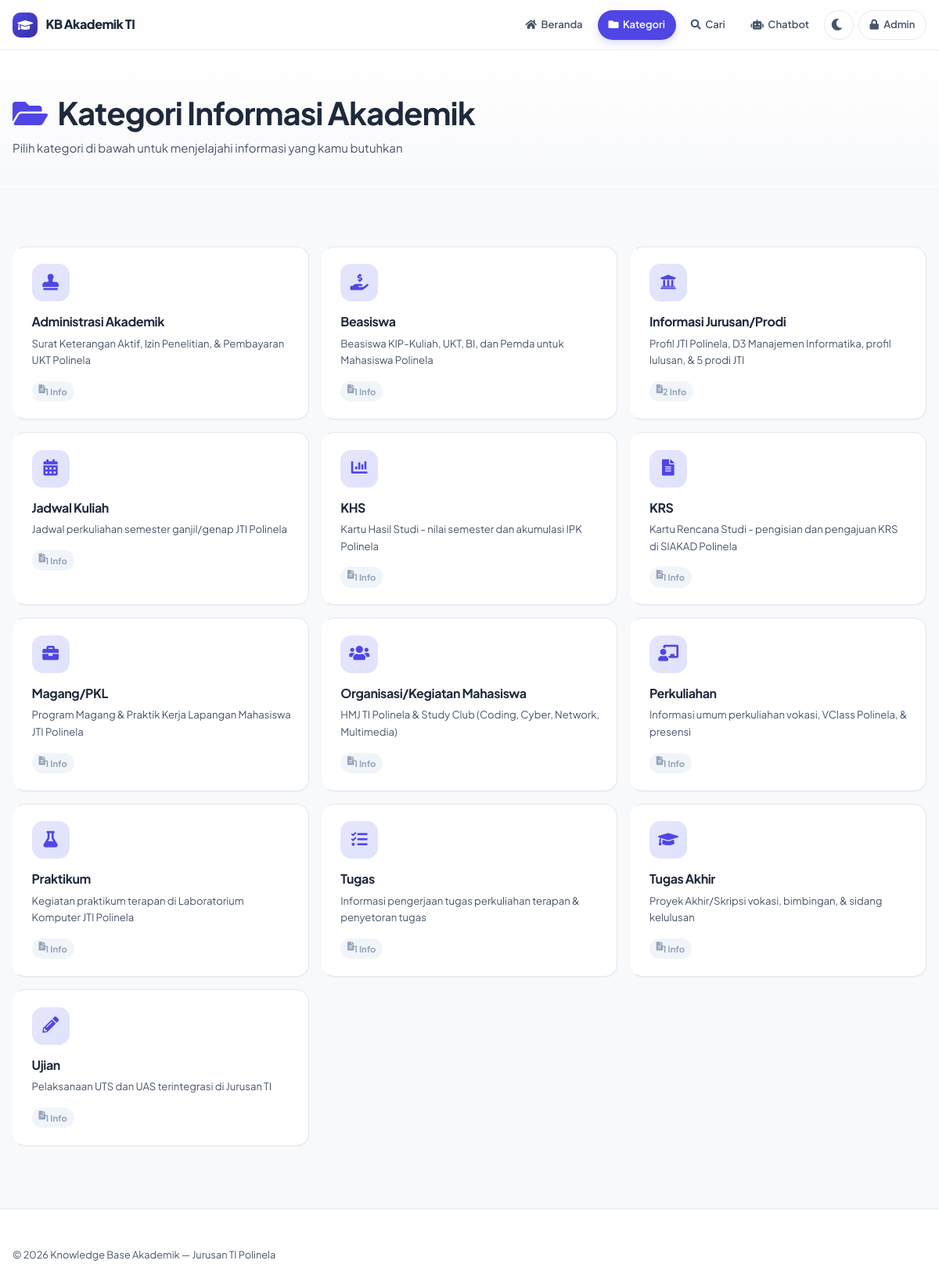
Page /pages/categories.php on the committed database.
### tables this page shows
CREATE TABLE IF NOT EXISTS categories (
    id          INT AUTO_INCREMENT PRIMARY KEY,
    name        VARCHAR(100) NOT NULL,
    slug        VARCHAR(100) NOT NULL UNIQUE,    
    description TEXT,
    icon        VARCHAR(50)  DEFAULT 'fa-folder',  
    is_active   TINYINT(1)   DEFAULT 1,
    created_at  TIMESTAMP DEFAULT CURRENT_TIMESTAMP
);

### pages/categories.php (the view, shortened to what this page needs)
<?php
require_once __DIR__ . '/../config/database.php';
$stmt = $pdo->query("
    SELECT c.*, COUNT(k.id) as total_knowledge
    FROM categories c
    LEFT JOIN knowledge k ON c.id = k.category_id AND k.is_active = 1
    WHERE c.is_active = 1
    GROUP BY c.id
    ORDER BY c.name ASC
");
$categories = $stmt->fetchAll();
?>
<!DOCTYPE html>
<html lang="id">
<head>
    <link rel="stylesheet" href="../assets/css/style.css">
    <link rel="stylesheet" href="https://cdnjs.cloudflare.com/ajax/libs/font-awesome/5.15.4/css/all.min.css">
</head>
<body class="animate-fade-in">
    <nav class="navbar">
        <div class="container">
            <a href="../index.php" class="logo">
                <i class="fas fa-graduation-cap"></i> KB Akademik TI
            </a>
            <ul class="nav-links">
                <li><a href="../index.php"><i class="fas fa-home"></i> Beranda</a></li>
                <li><a href="categories.php" class="active"><i class="fas fa-folder"></i> Kategori</a></li>
                <li><a href="search.php"><i class="fas fa-search"></i> Cari</a></li>
                <li><a href="../chatbot/index.php"><i class="fas fa-robot"></i> Chatbot</a></li>
                <li><button class="theme-toggle btn-icon" type="button" aria-label="Ganti tema"><i class="fas fa-moon"></i></button></li>
                <li><a href="../admin/login.php" class="btn-admin"><i class="fas fa-lock"></i> Admin</a></li>
            </ul>
        </div>
    </nav>
    <div class="page-header">
        <div class="container">
            <h1><i class="fas fa-folder-open"></i> Kategori Informasi Akademik</h1>
            <p>Pilih kategori di bawah untuk menjelajahi informasi yang kamu butuhkan</p>
        </div>
    </div>
    <section class="page-content">
        <div class="container">
            <div class="category-grid">
                <?php
                $stagger = 1;
                foreach ($categories as $cat):
                    $delay_class = "stagger-" . min($stagger, 6);
                    $stagger++;
                ?>
                    <a href="../knowledge/list.php?category=<?php echo urlencode($cat['slug']); ?>"
                       class="category-card animate-fade-in-up <?php echo $delay_class; ?>">
                        <div class="card-icon">
                            <i class="fas <?php echo htmlspecialchars($cat['icon']); ?>"></i>
                        </div>
                        <h3><?php echo htmlspecialchars($cat['name']); ?></h3>
                        <p><?php echo htmlspecialchars($cat['description']); ?></p>
                        <span class="category-count">
                            <i class="fas fa-file-alt"></i> <?php echo $cat['total_knowledge']; ?> Info
                        </span>
                    </a>
                <?php endforeach; ?>
            </div>
        </div>
    </section>
    <footer class="footer">
        <div class="container">
            <p>&copy; <?php echo date('Y'); ?> Knowledge Base Akademik — Jurusan TI Polinela</p>
        </div>
    </footer>
</body>
</html>

### rows in the picture
categories: name "Administrasi Akademik", description "Surat Keterangan Aktif, Izin Penelitian, & Pembayaran UKT Polinela", total_knowledge "1"
categories: name "Beasiswa", description "Beasiswa KIP-Kuliah, UKT, BI, dan Pemda untuk Mahasiswa Polinela", total_knowledge "1"
categories: name "Informasi Jurusan/Prodi", description "Profil JTI Polinela, D3 Manajemen Informatika, profil lulusan, & 5 prodi JTI", total_knowledge "2"
categories: name "Jadwal Kuliah", description "Jadwal perkuliahan semester ganjil/genap JTI Polinela", total_knowledge "1"
categories: name "KHS", description "Kartu Hasil Studi - nilai semester dan akumulasi IPK Polinela", total_knowledge "1"
categories: name "KRS", description "Kartu Rencana Studi - pengisian dan pengajuan KRS di SIAKAD Polinela", total_knowledge "1"
categories: name "Magang/PKL", description "Program Magang & Praktik Kerja Lapangan Mahasiswa JTI Polinela", total_knowledge "1"
categories: name "Organisasi/Kegiatan Mahasiswa", description "HMJ TI Polinela & Study Club (Coding, Cyber, Network, Multimedia)", total_knowledge "1"
categories: name "Perkuliahan", description "Informasi umum perkuliahan vokasi, VClass Polinela, & presensi", total_knowledge "1"
categories: name "Praktikum", description "Kegiatan praktikum terapan di Laboratorium Komputer JTI Polinela", total_knowledge "1"
categories: name "Tugas", description "Informasi pengerjaan tugas perkuliahan terapan & penyetoran tugas", total_knowledge "1"
categories: name "Tugas Akhir", description "Proyek Akhir/Skripsi vokasi, bimbingan, & sidang kelulusan", total_knowledge "1"
categories: name "Ujian", description "Pelaksanaan UTS dan UAS terintegrasi di Jurusan TI", total_knowledge "1"
